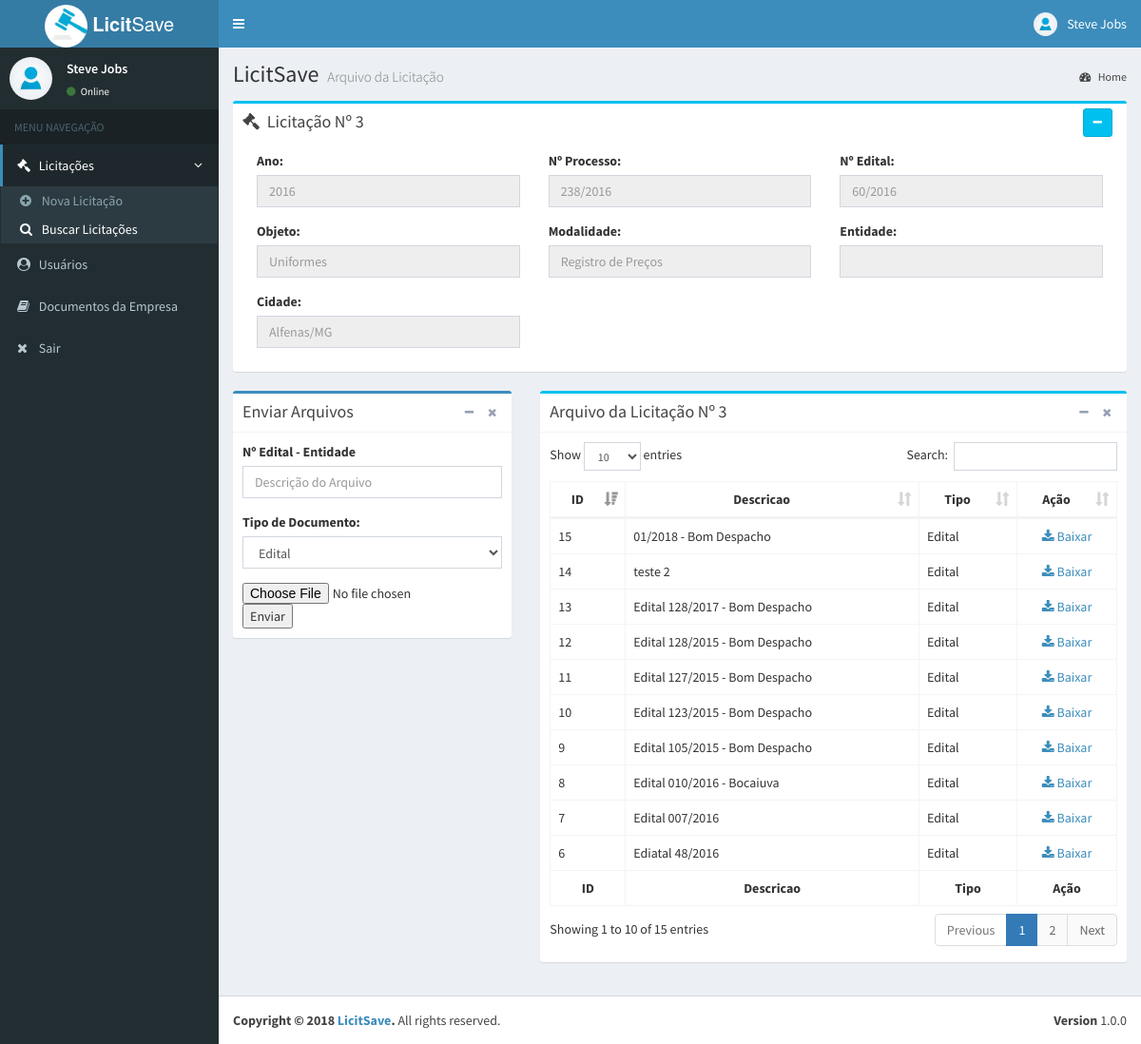
The page /app/arquivos.php?id=3 (signed in) on the database its author committed.
### tables this page shows
CREATE TABLE IF NOT EXISTS `licitacao` (
  `id` int(11) NOT NULL AUTO_INCREMENT,
  `ano` varchar(255) NOT NULL,
  `num_processo` varchar(255) NOT NULL,
  `num_edital` varchar(255) NOT NULL,
  `objeto` varchar(255) NOT NULL,
  `modalidade` varchar(255) NOT NULL,
  `cidade` varchar(255) NOT NULL,
  `entidade` varchar(255) DEFAULT NULL,
  `data` varchar(255) DEFAULT NULL,
  PRIMARY KEY (`id`)
);

CREATE TABLE IF NOT EXISTS `arquivos` (
  `id` int(11) NOT NULL AUTO_INCREMENT,
  `descricao` varchar(255) NOT NULL,
  `id_licitacao` int(11) NOT NULL,
  `nome_arquivo` varchar(255) NOT NULL,
  `tipo` varchar(255) NOT NULL,
  PRIMARY KEY (`id`)
);

### app/arquivos.php (the view, shortened to what this page needs)
<?php
include_once("../conexao.php");
?>
<!DOCTYPE html>
<html>
<head>
  <link rel="stylesheet" href="bootstrap/css/bootstrap.min.css">
  <link rel="stylesheet" href="https://cdnjs.cloudflare.com/ajax/libs/font-awesome/4.5.0/css/font-awesome.min.css">
  <link rel="stylesheet" href="https://cdnjs.cloudflare.com/ajax/libs/ionicons/2.0.1/css/ionicons.min.css">
  <link rel="stylesheet" href="dist/css/AdminLTE.min.css">
  <link rel="stylesheet" href="dist/css/skins/_all-skins.min.css">
  <link rel="stylesheet" href="plugins/iCheck/flat/blue.css">
  <link rel="stylesheet" href="plugins/morris/morris.css">
  <link rel="stylesheet" href="plugins/jvectormap/jquery-jvectormap-1.2.2.css">
  <link rel="stylesheet" href="plugins/datepicker/datepicker3.css">
  <link rel="stylesheet" href="plugins/daterangepicker/daterangepicker.css">
  <link rel="stylesheet" href="plugins/bootstrap-wysihtml5/bootstrap3-wysihtml5.min.css">
  <link rel="stylesheet" href="plugins/datatables/dataTables.bootstrap.css">
</head>
<body class="hold-transition skin-blue sidebar-mini">
<div class="wrapper">
  <header class="main-header">
    <a href="index.php" class="logo">
        <img src="../imagens/licitacao2.jpg" width="45" height="45" class="img-circle" alt="User Image"> <b>Licit</b>Save</span>
    </a>
    <nav class="navbar navbar-static-top">
      <a href="index.php" class="sidebar-toggle" data-toggle="offcanvas" role="button">
      </a>
      <div class="navbar-custom-menu">
        <ul class="nav navbar-nav">
          <li class="dropdown user user-menu">
            <a href="#" class="dropdown-toggle" data-toggle="dropdown">
              <img src="../imagens/usuario.jpg" class="user-image" alt="User Image">
              <span class="hidden-xs"><?php echo $_SESSION['usuarioNome']; ?></span>
            </a>
          </li>
        </ul>
      </div>
    </nav>
  </header>
  <aside class="main-sidebar">
    <section class="sidebar">
      <div class="user-panel">
        <div class="pull-left image">
          <img src="../imagens/usuario.jpg" class="img-circle" alt="User Image">
        </div>
        <div class="pull-left info">
          <p><?php echo $_SESSION['usuarioNome']; ?></p>
          <a href="#"><i class="fa fa-circle text-success"></i> Online</a>
        </div>
      </div>
      <ul class="sidebar-menu">
        <li class="header">MENU NAVEGAÇÃO</li>
        <li class="active treeview">
          <a href="#">
            <i class="fa fa-gavel"></i> <span>Licitações</span>
            <span class="pull-right-container">
              <i class="fa fa-angle-left pull-right"></i>
            </span>
          </a>
          <ul class="treeview-menu">
            <li><a href="novalicitacao.php"><i class="fa fa-plus-circle"></i> Nova Licitação</a></li>
            <li class="active"><a href="licitacoes.php"><i class="fa fa-search"></i> Buscar Licitações</a></li>
          </ul>
		  <li><a href="usuarios.php"><i class="fa fa-user-circle"></i> Usuários</a></li>
		  <li><a href="documentos.php"><i class="fa fa-book"></i> Documentos da Empresa</a></li>
		  <li><a href="../logout.php"><i class="fa fa-times"></i> Sair</a></li>
        </li>
      </ul>
    </section>
  </aside>
  <div class="content-wrapper">
    <section class="content-header">
      <h1>
        LicitSave
        <small>Arquivo da Licitação</small>
      </h1>
      <ol class="breadcrumb">
        <li><a href="index"><i class="fa fa-dashboard"></i> Home</a></li>
      </ol>
    </section>
    <section class="content">
	  <div class="row">
		<div class="col-md-12">
		<div class="box box-info">
            <div class="box-header">
              <i class="fa fa-gavel"></i>
              <h3 class="box-title">Licitação Nº <?php
								$id = $_GET['id'];
								$result_usuario = "SELECT * FROM licitacao WHERE id = '$id'";
								$resultado_usuario = mysqli_query($conn, $result_usuario);
								$resultado = mysqli_fetch_assoc($resultado_usuario);
								echo $resultado['id'];
								?></h3>
              <div class="pull-right box-tools">
				  <button type="button" class="btn btn-info btn-sm" data-widget="collapse" data-toggle="tooltip" title="Collapse" style="margin-right: 5px;">
                  <i class="fa fa-minus"></i></button>
              </div>
            </div>
            <div class="box-body">
		<div class="col-md-12">
                            <div class="row">
                                <div class="col-md-4">
                                    <div class="form-group">
                                        <label>Ano:</label>
                                        <input type="text" class="form-control" id="cad_licita_ano" name="cad_licita_ano" placeholder="<?php
								$id = $_GET['id'];
								$result_usuario = "SELECT * FROM licitacao WHERE id = '$id'";
								$resultado_usuario = mysqli_query($conn, $result_usuario);
								$resultado = mysqli_fetch_assoc($resultado_usuario);
								echo $resultado['ano'];
								?>" disabled>
                                    </div>
                                </div>
                                <div class="col-md-4">
                                    <div class="form-group">
                                        <label>Nº Processo:</label>
                                        <input type="text" class="form-control" id="cad_licita_numprocesso" name="cad_licita_numprocesso" placeholder="<?php
								$id = $_GET['id'];
								$result_usuario = "SELECT * FROM licitacao WHERE id = '$id'";
								$resultado_usuario = mysqli_query($conn, $result_usuario);
								$resultado = mysqli_fetch_assoc($resultado_usuario);
								echo $resultado['num_processo'];
								?>" disabled>
                                    </div>
                                </div>
                                <div class="col-md-4">
                                    <div class="form-group">
                                        <label>Nº Edital:</label>
                                        <input type="text" class="form-control" id="cad_licita_numedital" name="cad_licita_numedital" placeholder="<?php
								$id = $_GET['id'];
								$result_usuario = "SELECT * FROM licitacao WHERE id = '$id'";
								$resultado_usuario = mysqli_query($conn, $result_usuario);
								$resultado = mysqli_fetch_assoc($resultado_usuario);
								echo $resultado['num_edital'];
								?>" disabled>
                                    </div>
                                </div>
                            </div>
							<div class="row">
                                <div class="col-md-4">
                                    <div class="form-group">
                                        <label>Objeto:</label>
                                        <input type="text" class="form-control" id="cad_licita_objeto" name="cad_licita_objeto" placeholder="<?php
								$id = $_GET['id'];
								$result_usuario = "SELECT * FROM licitacao WHERE id = '$id'";
								$resultado_usuario = mysqli_query($conn, $result_usuario);
								$resultado = mysqli_fetch_assoc($resultado_usuario);
								echo $resultado['objeto'];
								?>" disabled>
                                    </div>
                                </div>
                                <div class="col-md-4">
                                    <div class="form-group">
                                        <label>Modalidade:</label>
                                        <input type="text" class="form-control" id="cad_licita_modalidade" name="cad_licita_modalidade" placeholder="<?php
								$id = $_GET['id'];
								$result_usuario = "SELECT * FROM licitacao WHERE id = '$id'";
								$resultado_usuario = mysqli_query($conn, $result_usuario);
								$resultado = mysqli_fetch_assoc($resultado_usuario);
								echo $resultado['modalidade'];
								?>" disabled>
                                    </div>
                                </div>
								<div class="col-md-4">
                                    <div class="form-group">
                                        <label>Entidade:</label>
                                        <input type="text" class="form-control" id="cad_licita_entidade" name="cad_licita_entidade" placeholder="<?php
								$id = $_GET['id'];
								$result_usuario = "SELECT * FROM licitacao WHERE id = '$id'";
								$resultado_usuario = mysqli_query($conn, $result_usuario);
								$resultado = mysqli_fetch_assoc($resultado_usuario);
								echo $resultado['entidade'];
								?>" disabled>
                                    </div>
                                </div>
                                <div class="col-md-4">
                                    <div class="form-group">
                                        <label>Cidade:</label>
                                        <input type="text" class="form-control" id="cad_licita_cidade" name="cad_licita_cidade" placeholder="<?php
								$id = $_GET['id'];
								$result_usuario = "SELECT * FROM licitacao WHERE id = '$id'";
								$resultado_usuario = mysqli_query($conn, $result_usuario);
								$resultado = mysqli_fetch_assoc($resultado_usuario);
								echo $resultado['cidade'];
								?>" disabled>
                                    </div>
                                </div>
                            </div>
                    </div>
					</div>
					</div>
					</div>
					<div class="col-md-4">
          <div class="box box-primary">
            <div class="box-header with-border">
              <h3 class="box-title">Enviar Arquivos</h3>
              <div class="box-tools pull-right">
                <button type="button" class="btn btn-box-tool" data-widget="collapse"><i class="fa fa-minus"></i>
                </button>
                <button type="button" class="btn btn-box-tool" data-widget="remove"><i class="fa fa-times"></i></button>
              </div>
            </div>
            <div class="box-body">
			<form method="POST" enctype="multipart/form-data">
				<div class="form-group">
                  <label for="exampleInputEmail1">Nº Edital - Entidade</label>
                  <input type="text" class="form-control" id="descricao" name="descricao" placeholder="Descrição do Arquivo" required>
                </div>
				<div class="form-group">
					<label>Tipo de Documento:</label>
					<select id="tipo_doc" name="tipo_doc" class="form-control">
					  <option value="Edital">Edital</option>
					</select>
                </div>
      <input type="file" name="fileUpload">
      <input type="submit" value="Enviar" />
    </form>
            </div>
          </div>
        </div>
		<div class="col-md-8">
          <div class="box box-info">
            <div class="box-header with-border">
              <h3 class="box-title">Arquivo da Licitação Nº <?php
								$id = $_GET['id'];
								$result_usuario = "SELECT * FROM licitacao WHERE id = '$id'";
								$resultado_usuario = mysqli_query($conn, $result_usuario);
								$resultado = mysqli_fetch_assoc($resultado_usuario);
								echo $resultado['id'];
								?></h3>
              <div class="box-tools pull-right">
                <button type="button" class="btn btn-box-tool" data-widget="collapse"><i class="fa fa-minus"></i>
                </button>
                <button type="button" class="btn btn-box-tool" data-widget="remove"><i class="fa fa-times"></i></button>
              </div>
            </div>
            <div class="box-body">
              <div class="table-responsive">
                <table id="example1" class="table table-bordered table-hover">
                <thead>
                <tr>
                  <th style="text-align: center;">ID</th>
				  <th style="text-align: center;">Descricao</th>
                  <th style="text-align: center;">Tipo</th>
				  <th style="text-align: center;">Ação</th>
                </tr>
                </thead>
                <tbody>
				<?php
					$result_usuario = "SELECT * FROM arquivos";
					$resultado_usuario = mysqli_query($conn, $result_usuario);
					while($resultado = mysqli_fetch_assoc($resultado_usuario)){
						$id = $resultado['id'];
						$descricao = $resultado['descricao'];
						$tipo = $resultado['tipo'];
						$nome_arquivo = $resultado['nome_arquivo'];
				?>
				<tr>
                  <td><?php echo $id; ?></td>
                  <td><?php echo $descricao; ?></td>
                  <td><?php echo $tipo; ?></td>
                  <td style="text-align: center;"><a href="uploads/<?php echo $nome_arquivo; ?>" target="_blank"><i class="fa fa-download"></i> Baixar</a></td>
                </tr>
				<?php } ?>
                </tbody>
                <tfoot>
                <tr>
                  <th style="text-align: center;">ID</th>
				  <th style="text-align: center;">Descricao</th>
                  <th style="text-align: center;">Tipo</th>
				  <th style="text-align: center;">Ação</th>
                </tr>
                </tfoot>
              </table>
              </div>
            </div>
        </div>
      </div>
     <div>
    </section>
  </div>
  <footer class="main-footer">
    <div class="pull-right hidden-xs">
      <b>Version</b> 1.0.0
    </div>
    <strong>Copyright &copy; 2018 <a href="#">LicitSave</a>.</strong> All rights
    reserved.
  </footer>
</div>
</body>
</html>

### rows shown on the page
licitacao: id "3", cad_licita_ano "2016", cad_licita_numprocesso "238/2016", cad_licita_numedital "60/2016", cad_licita_objeto "Uniformes", cad_licita_modalidade "Registro de Preços", cad_licita_cidade "Alfenas/MG"
arquivos: id "6", descricao "Ediatal 48/2016", tipo "Edital"
arquivos: id "7", descricao "Edital 007/2016", tipo "Edital"
arquivos: id "8", descricao "Edital 010/2016 - Bocaiuva", tipo "Edital"
arquivos: id "9", descricao "Edital 105/2015 - Bom Despacho", tipo "Edital"
arquivos: id "10", descricao "Edital 123/2015 - Bom Despacho", tipo "Edital"
arquivos: id "11", descricao "Edital 127/2015 - Bom Despacho", tipo "Edital"
arquivos: id "12", descricao "Edital 128/2015 - Bom Despacho", tipo "Edital"
arquivos: id "13", descricao "Edital 128/2017 - Bom Despacho", tipo "Edital"
arquivos: id "14", descricao "teste 2", tipo "Edital"
arquivos: id "15", descricao "01/2018 - Bom Despacho", tipo "Edital"

### other values the page prints
$_SESSION['usuarioNome'] "Steve Jobs"
